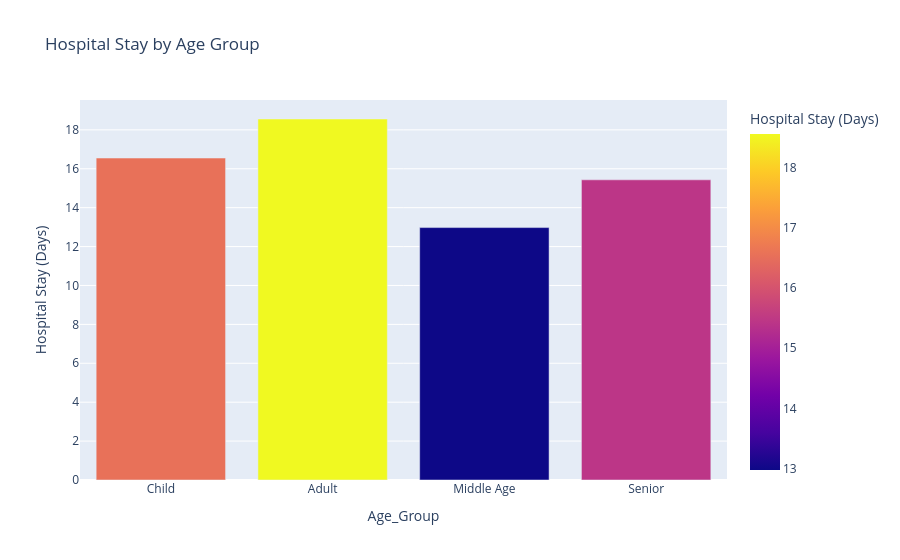

Notebook source saved alongside this figure:
### Code cell
age_stay = hospital_df.groupby("Age_Group", as_index=False)["Hospital Stay (Days)"].mean()

fig = px.bar(
    age_stay,
    x="Age_Group",
    y="Hospital Stay (Days)",
    color="Hospital Stay (Days)",
    title="Hospital Stay by Age Group"
)
fig.show()

### Figure 1 — Plotly figure (JSON) as saved in the notebook; plotly's stock layout.template omitted (floating-point values rounded to 4 significant figures)
{"data": [{"hovertemplate": "Age_Group=%{x}<br>Hospital Stay (Days)=%{marker.color}<extra></extra>", "legendgroup": "", "marker": {"color": [16.55, 18.56, 12.98, 15.43], "coloraxis": "coloraxis", "pattern": {"shape": ""}}, "name": "", "orientation": "v", "showlegend": false, "textposition": "auto", "type": "bar", "x": ["Child", "Adult", "Middle Age", "Senior"], "xaxis": "x", "y": [16.55, 18.56, 12.98, 15.43], "yaxis": "y"}], "layout": {"barmode": "relative", "coloraxis": {"colorbar": {"title": {"text": "Hospital Stay (Days)"}}, "colorscale": [[0, "#0d0887"], [0.1111, "#46039f"], [0.2222, "#7201a8"], [0.3333, "#9c179e"], [0.4444, "#bd3786"], [0.5556, "#d8576b"], [0.6667, "#ed7953"], [0.7778, "#fb9f3a"], [0.8889, "#fdca26"], [1, "#f0f921"]]}, "legend": {"tracegroupgap": 0}, "title": {"text": "Hospital Stay by Age Group"}, "xaxis": {"anchor": "y", "domain": [0, 1], "title": {"text": "Age_Group"}}, "yaxis": {"anchor": "x", "domain": [0, 1], "title": {"text": "Hospital Stay (Days)"}}}}
